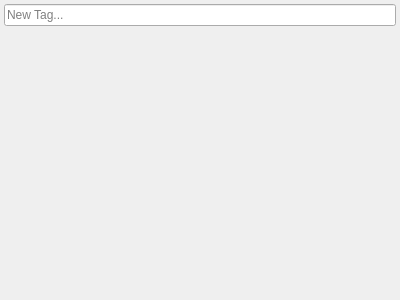
<?xml version="1.0" encoding="UTF-8"?>
<ui version="4.0">
 <class>tags</class>
 <widget class="QWidget" name="tags">
  <property name="geometry">
   <rect>
    <x>0</x>
    <y>0</y>
    <width>400</width>
    <height>300</height>
   </rect>
  </property>
  <property name="windowTitle">
   <string>Form</string>
  </property>
  <layout class="QVBoxLayout" name="verticalLayout">
   <property name="margin">
    <number>4</number>
   </property>
   <item>
    <widget class="QLineEdit" name="tagEdit">
     <property name="placeholderText">
      <string>New Tag...</string>
     </property>
    </widget>
   </item>
   <item>
    <widget class="Nepomuk::TagWidget" name="tagWidget" native="true">
     <property name="sizePolicy">
      <sizepolicy hsizetype="Preferred" vsizetype="Minimum">
       <horstretch>0</horstretch>
       <verstretch>0</verstretch>
      </sizepolicy>
     </property>
    </widget>
   </item>
  </layout>
 </widget>
 <customwidgets>
  <customwidget>
   <class>Nepomuk::TagWidget</class>
   <extends>QWidget</extends>
   <header location="global">nepomuk/tagwidget.h</header>
   <container>1</container>
  </customwidget>
 </customwidgets>
 <resources/>
 <connections/>
</ui>
